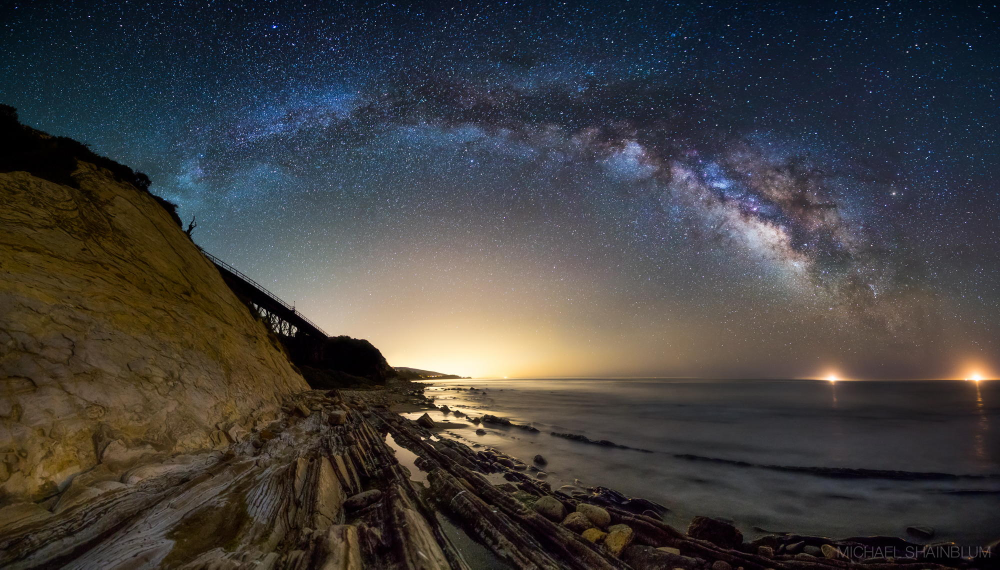
#> input picture 2048.jpg, 2000 x 1139 px (shown at 1/2 size); its folder holds 4 pictures in this run
$ python script.py
#> lines starting #> are read from the running program, lines starting #| are printed output that depends on the picture
import cv2
import glob

images=glob.glob('*.jpg')

for image in images:
    img=cv2.imread(image,3)
#> img is the input picture: shape (1139, 2000, 3); mean B, G, R 62.6, 63.2, 65.2
    re=cv2.resize(img,(int(img.shape[1]/2),int(img.shape[0]/2)))
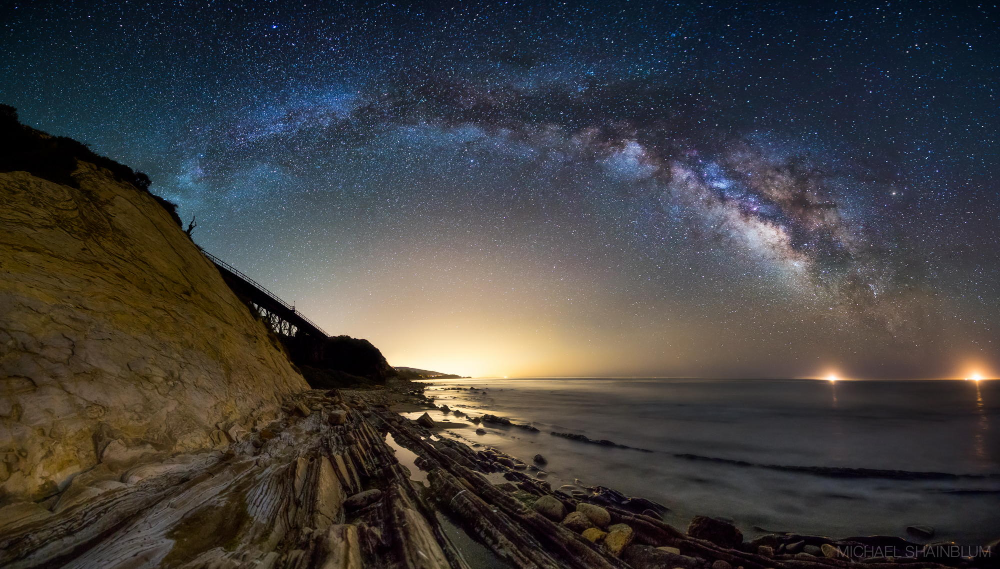
#> re: shape (569, 1000, 3); mean B, G, R 62.5, 63.1, 65.1
    cv2.imshow('Hey',re)
    cv2.waitKey(2000)
    cv2.destroyAllWindows()
    cv2.imwrite('Resized-'+image,re)
#> pass 2 of the loop `for image in images:`:
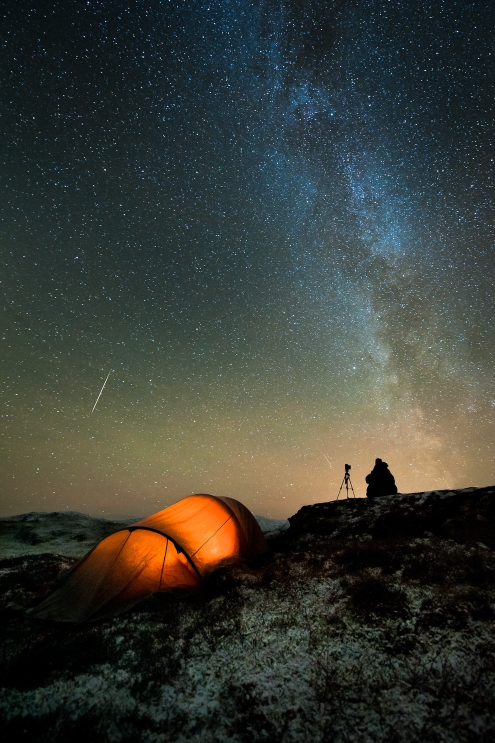
#> input picture galaxy.jpg, 990 x 1485 px (shown at 1/2 size)
#> img is the input picture: shape (1485, 990, 3); mean B, G, R 53.4, 60.3, 56.8
#> `re=cv2.resize(img,(int(img.shape[1]/2),int(img.shape[0]/2)))`:
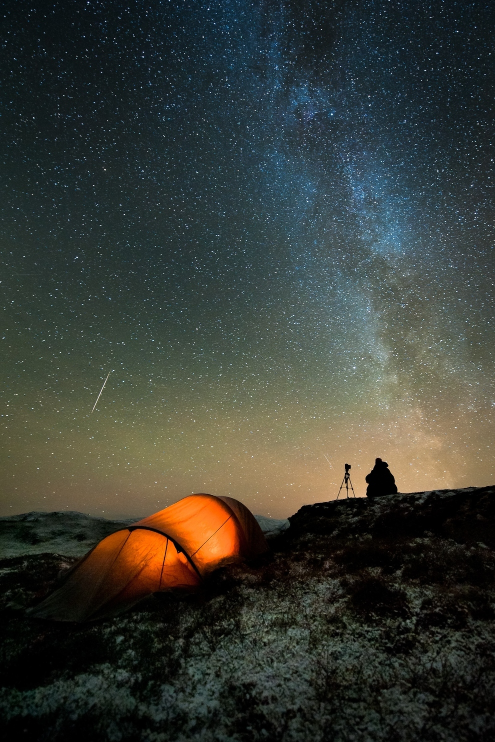
#> re: shape (742, 495, 3); mean B, G, R 53.3, 60.2, 56.6
